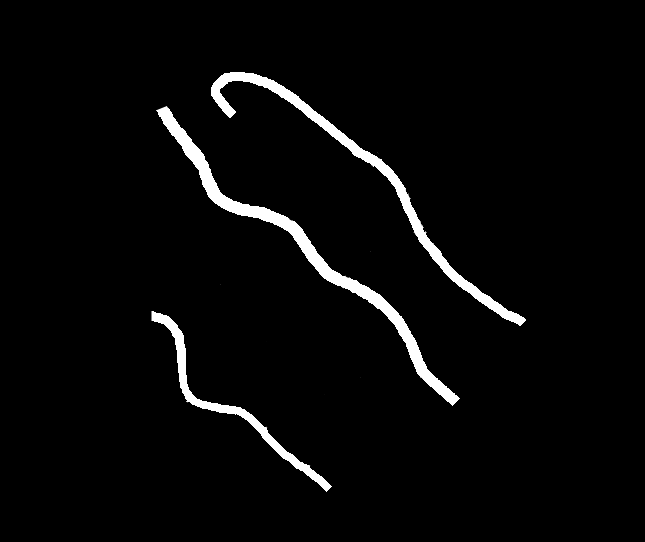
%> input picture normalization/test.png, 645 x 542 px
$ octave --eval "result = HisSpecifBP;"   (GNU Octave 9; MATLAB toolbox functions it lacks are replaced by stand-ins)
%> lines starting %> are read from the running program, lines starting %| are printed output that depends on the picture; in (x1, y1, x2, y2) boxes, pixels count from 0 and x2, y2 are one past the last pixel; in counts of white or black regions, pixels touching at a corner belong together; the program's own positions count from 1
function [imgHISPEC]=HisSpecifBP()

% Paper: G. Jiang, S.C.F. Lin, C.Y. Wong, M.A. Rahman, T.R. Ren,
% Ngaiming Kwok, Haiyan Shi, Ying-Hao Yu, Tonghai Wu, "Color image
% enhancement with brightness preservation using a histogram specification
% approach," Optik 126 (2015) 5656–5664.

clc; clear all; close all; dbstop if error;

img.h=960; img.w=999; img.L=255; img.L_=linspace(0,img.L,img.L+1);
job=0; fig=[];

[fn,pn,bn]=uigetfile('Images\\*.jpg');
%> the answer given: test.png
if bn>0,
  img.JPG=imread([pn fn]);
%> img.JPG is the input picture: size 542x645x3 uint8; min 0, max 255, mean 8.4
  [img,img.RGB]=MyImResize(img,img.JPG);
  fig(end+1)=MyFigure(); MyImshow(fig(end),img.RGB,fn,job); job=job+1;
  [img.HISPEC]=MyHISPEC(img,img.RGB);
  fig(end+1)=MyFigure(); MyImshow(fig(end),img.HISPEC,fn,job);
  imgHISPEC=img.HISPEC;
%   mnRGB=mean(img.RGB,3); mnRGB=mean(mnRGB(:)); disp(mnRGB);
%   mnHISPEC=mean(imgHISPEC,3); mnHISPEC=mean(mnHISPEC(:)); disp(mnHISPEC);
end;

function [ADJ]=MyHISPEC(img,RGB)
HSI=rgb2hsi(RGB); GRY=HSI(:,:,3);
[hx,ix]=hist(GRY(:),img.L_/img.L);
[STR]=MyStretch(img,RGB);
HSI=rgb2hsi(STR); GRY=HSI(:,:,3); mn_gry=mean(GRY(:))*img.L;
h=ones(1,img.L+1);
if mn_gry>img.L/2,
  if mn_gry>img.L*3/4,
    h=linspace(0,1,img.L+1);
  else
    A=floor(4*mn_gry-2*img.L);
    h(1:A)=linspace(0,1,A);
  end;
elseif mn_gry<img.L/2,
  if mn_gry<img.L/4,
    h=linspace(1,0,img.L+1);
  else
    B=ceil(4*mn_gry-img.L);
    h(B+1:end)=linspace(1,0,img.L-B+1);
  end;
end; h=h/sum(h);
HEQ=histeq(GRY,h); mn_heq=mean(HEQ(:));
HSI(:,:,3)=HEQ; ADJ=hsi2rgb(HSI); ADJ=uint8(ADJ*img.L);

function [RGB]=MyStretch(img,RGB)
RGB=double(RGB)/img.L;
for k=1:size(RGB,3),
  mi=min(min(RGB(:,:,k))); RGB(:,:,k)=RGB(:,:,k)-mi;
  mx=max(max(RGB(:,:,k))); RGB(:,:,k)=RGB(:,:,k)/mx;
end;
RGB=uint8(RGB*img.L);

function [fig]=MyFigure()
mon=get(0,'MonitorPositions');
x=(rand*0.1+0.1)*mon(3);
y=(rand*0.1+0.2)*mon(4);
fig=figure('units','pixel','position',[x y 600 400]);

function []=MyImshow(fig,jmg,fn,job)
global hue sat ent grd mbr svfig DirResult;
jmg=jmg(2:end,2:end,:);% remove boundary
figure(fig); imshow(uint8(jmg));
set(gca,'position',[0 0 1 1]);
set(gcf,'name',fn); drawnow;

function [img,jmg]=MyImResize(img,jmg)
[v,u,w]=size(jmg);
%> v = 542; u = 645; w = 3
if u>v,% landscape
  k=[img.h img.w];
%> k = [960 999]
else% portrait
  k=[img.w img.h];
end;
jmg=imresize(jmg,k,'bilinear');% resize
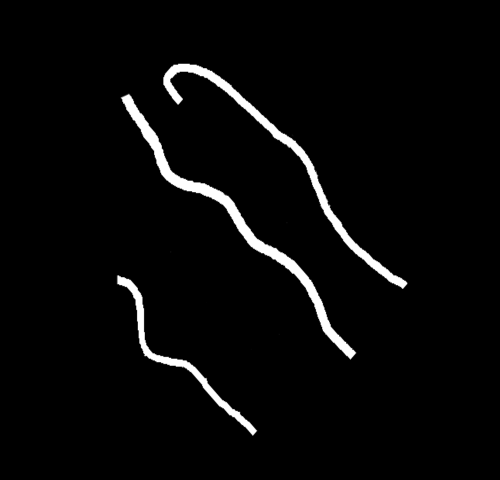
%> jmg: size 960x999x3 uint8 (shown at 1/2 size); min 0, max 255, mean 8.4
[img.V,img.U,img.N]=size(jmg);% image size
%> img.V = 960; img.U = 999; img.N = 3
img.N=img.V*img.U;
%> img.N = 959040


function hsi = rgb2hsi(rgb)
%RGB2HSI Converts an RGB image to HSI.
% Extract the individual component images.
rgb = im2double(rgb);
r = rgb(:, :, 1);
g = rgb(:, :, 2);
b = rgb(:, :, 3);
% Implement the conversion equations.
num = 0.5*((r - g) + (r - b));
%> num: size 960x999 double; every value is 0
den = sqrt((r - g).^2 + (r - b).*(g - b));
theta = acos(num./(den + eps));
%> theta: size 960x999 double; every value is 1.57
H = theta;
H(b > g) = 2*pi - H(b > g);
H = H/(2*pi);
%> H: size 960x999 double; every value is 0.25
num = min(min(r, g), b);
den = r + g + b;
den(den == 0) = eps;
S = 1 - 3.* num./den;
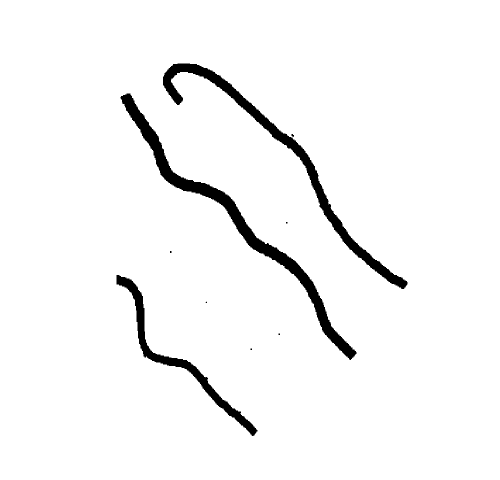
%> S: size 960x999 double (shown at 1/2 size); values 0 (black) and 1 (white), 96.2% white; 9 black regions (5 under 20 px), largest, box (x1, y1, x2, y2) and area: (241, 187, 713, 720) 15640, (326, 127, 815, 578) 13301, (233, 550, 515, 872) 7137, (583, 268, 588, 274) 21
H(S == 0) = 0;
I = (r + g + b)/3;
% Combine all three results into an hsi image.
hsi = cat(3, H, S, I);
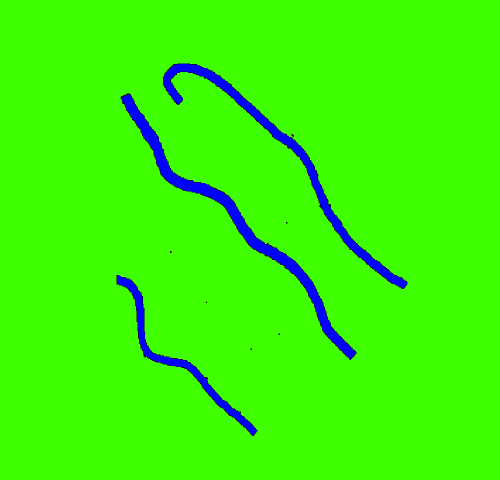
%> hsi: size 960x999x3 double (shown at 1/2 size); mean R, G, B 0.241, 0.962, 0.033
%> in MyHISPEC, `[hx,ix]=hist(GRY(:),img.L_/img.L);`: hx = 256 values, max 922896 at index 1, min 11 at index 158, mean 3746.2; ix = 256 values from 0 to 1
%> in MyHISPEC, `mn_gry=mean(GRY(:))*img.L`: mn_gry = 8.42
%> in MyHISPEC, `h=linspace(1,0,img.L+1);`: h = 256 values, max 1 at index 1, min 0 at index 256, mean 0.5
%> in MyHISPEC, `end; h=h/sum(h);`: h = 256 values, max 0.00781 at index 1, min 0 at index 256, mean 0.00391
%> in MyHISPEC, `HEQ=histeq(GRY,h)`:
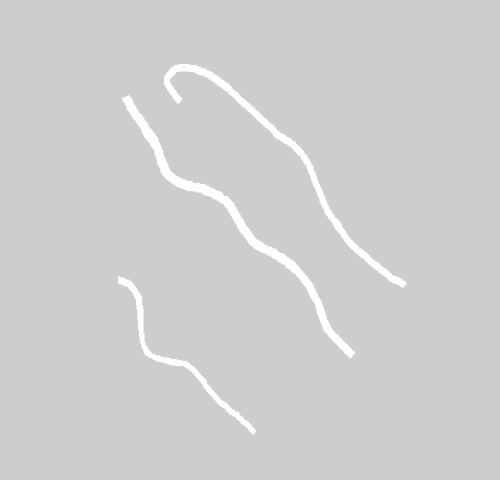
%> HEQ: size 960x999 double (shown at 1/2 size); min 0.804, max 0.996, mean 0.809
%> in MyHISPEC, `mn_heq=mean(HEQ(:))`: mn_heq = 0.809
%> in MyHISPEC, `HSI(:,:,3)=HEQ`:
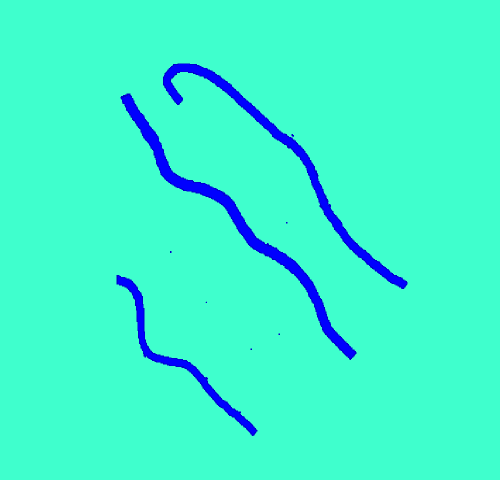
%> HSI: size 960x999x3 double (shown at 1/2 size); mean R, G, B 0.241, 0.962, 0.809

function rgb = hsi2rgb(hsi)
%HSI2RGB Converts an HSI image to RGB.
% Extract the individual HSI component images.
H = hsi(:, :, 1) * 2 * pi;
S = hsi(:, :, 2);
I = hsi(:, :, 3);
% Implement the conversion equations.
R = zeros(size(hsi, 1), size(hsi, 2));
G = zeros(size(hsi, 1), size(hsi, 2));
B = zeros(size(hsi, 1), size(hsi, 2));
% RG sector (0 <= H < 2*pi/3).
idx = find( (0 <= H) & (H < 2*pi/3));
%> idx = 959040 values from 1 to 959040
B(idx) = I(idx) .* (1 - S(idx));
R(idx) = I(idx) .* (1 + S(idx) .* cos(H(idx)) ./ ...
                                          cos(pi/3 - H(idx)));
G(idx) = 3*I(idx) - (R(idx) + B(idx));
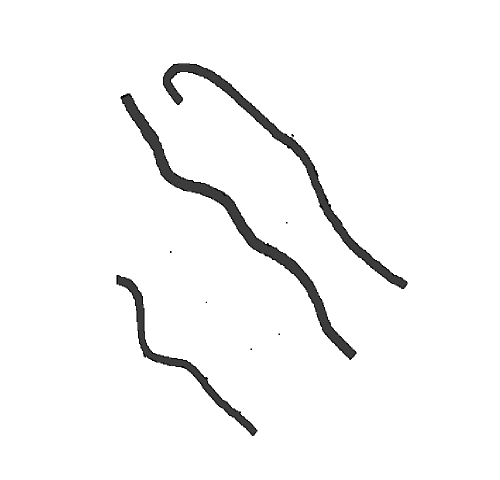
%> G: size 960x999 double (shown at 1/2 size); min 0.804, max 1.61, mean 1.58; drawn with min black and max white
% BG sector (2*pi/3 <= H < 4*pi/3).
idx = find( (2*pi/3 <= H) & (H < 4*pi/3) );
%> idx = []
R(idx) = I(idx) .* (1 - S(idx));
G(idx) = I(idx) .* (1 + S(idx) .* cos(H(idx) - 2*pi/3) ./ ...
                    cos(pi - H(idx)));
B(idx) = 3*I(idx) - (R(idx) + G(idx));
% BR sector.
idx = find( (4*pi/3 <= H) & (H <= 2*pi));
G(idx) = I(idx) .* (1 - S(idx));
B(idx) = I(idx) .* (1 + S(idx) .* cos(H(idx) - 4*pi/3) ./ ...
                                           cos(5*pi/3 - H(idx)));
R(idx) = 3*I(idx) - (G(idx) + B(idx));
% Combine all three results into an RGB image.  Clip to [0, 1] to
% compensate for floating-point arithmetic rounding effects.
rgb = cat(3, R, G, B);
rgb = max(min(rgb, 1), 0);
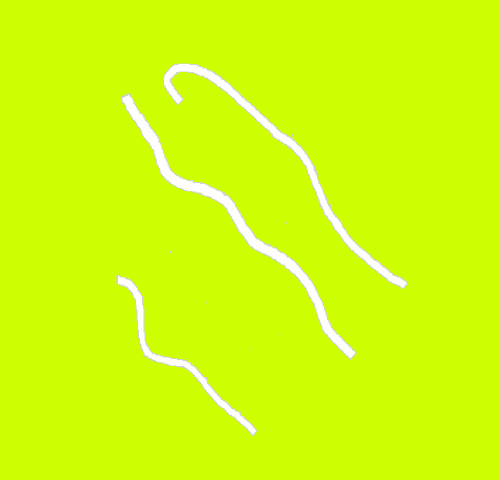
%> rgb: size 960x999x3 double (shown at 1/2 size); mean R, G, B 0.809, 0.998, 0.0359
